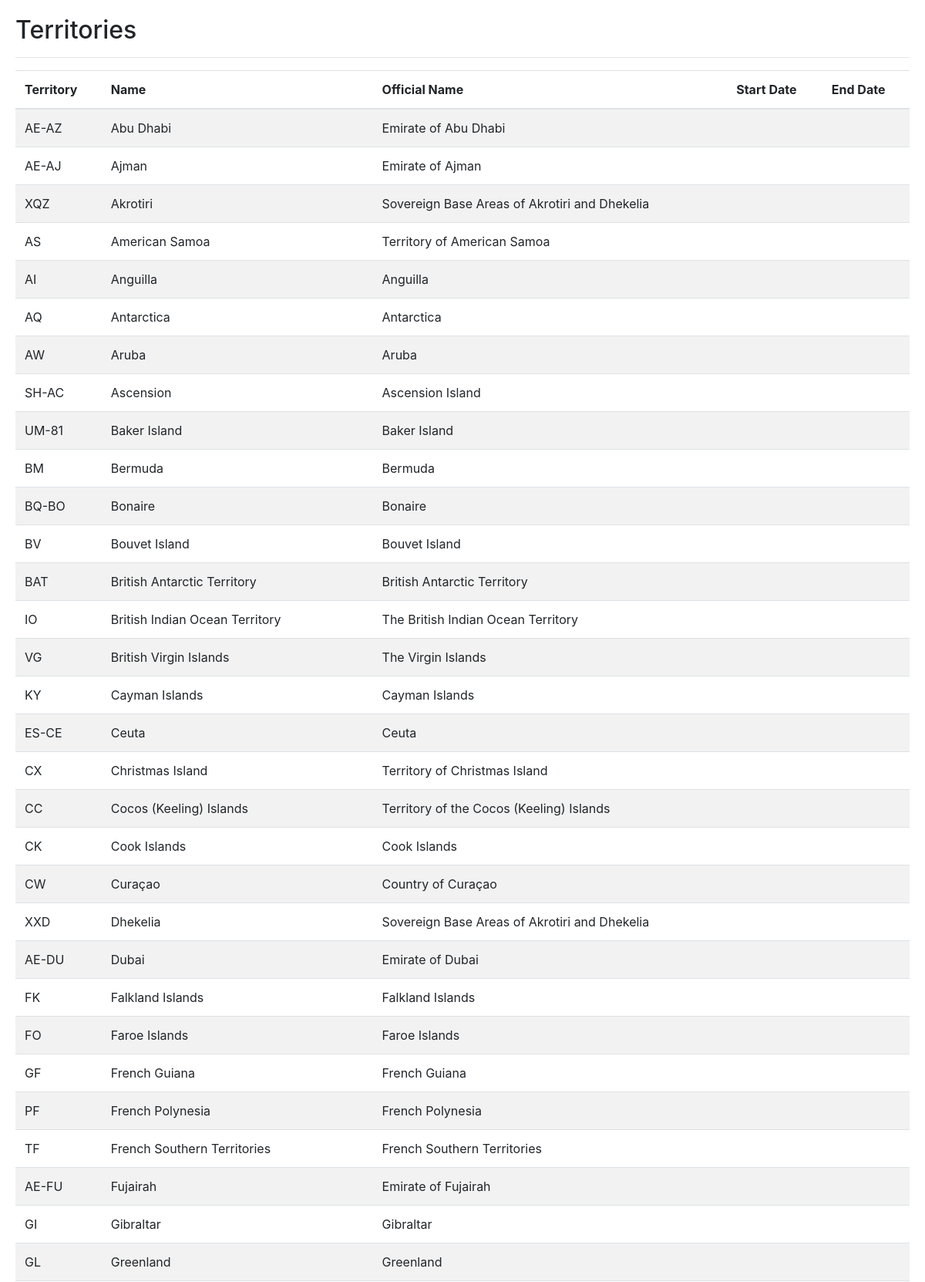
Page /territories/ (upper part) on the committed database.
### geography/models.py (models this page shows)
class BaseGeo(models.Model):
    start_date = models.DateField(null=True, help_text="The date a record first became relevant to a register.")
    end_date = models.DateField(null=True, help_text="The date a record stopped being applicable.")
    name = models.TextField(help_text="The commonly-used name of a record.")
    official_name = models.TextField(help_text="The official or technical name of a record.")
    class Meta:
        abstract = True

class Territory(BaseGeo):
    territory = models.TextField(
        primary_key=True,
        help_text=("The territory's ISO 3166-1 alpha3 code."
                   "Unique codes have been created for territories that don't have an existing ISO code."))

### geography/views.py (the view)
# urls.py: url('^territories/', TerritoryListView.as_view(), name='territories'),
class TerritoryListView(GeoBaseListView):
    title = "Territories"
    model = Territory
    template_name = "geography/territories.html"
    ordering = "name"
    header_order = ['territory', 'name', 'official_name', 'start_date', 'end_date']

### geography/templatetags/geo_tags.py (called while the page is built)
@register.filter
def getattribute(value, arg):
    if hasattr(value, str(arg)):
        return getattr(value, arg)

### geography/views.py (called while the page is built)
    def get_context_data(self, *args, **kwargs):
        context = super().get_context_data(*args, **kwargs)
        context.update({
            'field_map': self.get_field_map(),
            'title': self.title
        })
        return context

    def get_field_map(self):
        field_map = [(f.verbose_name.title(), f.name)
                     for f in self.model._meta.get_fields() if f.name in self.header_order]
        field_map = sorted(field_map, key=lambda x: self.header_order.index(x[1]))
        return field_map

### templates/geography/territories.html
{% extends "geography/base.html" %}

### templates/geography/base.html (shortened to what this page needs)
{% extends "base.html" %}
{% load static geo_tags %}
{% block content %}
<div class="section" style="margin: 20px;">
  <div class="section-header">
    <h2>{{ title }}</h2>
  </div>
  <hr class="divider"/>
  <div class="section-body">
    <table class="table table-striped">
      <thead>
        <tr>
          {% for verbose_name, _ in field_map %}
          <th scope="col">{{ verbose_name }}</th>
          {% endfor %}
        </tr>
      </thead>
      <tbody>
        {% for object in object_list %}
        <tr>
          {% for _, name in field_map %}
          <td>{{ object|getattribute:name|default_if_none:"" }}</td>
          {% endfor %}
        </tr>
        {% endfor %}
      </tbody>
  </div>
{% endblock %}

### templates/base.html (shortened to what this page needs)
{% load static %}<!DOCTYPE html>
<head>
<link href="{% static "vendors/bootstrap/bootstrap.min.css" %}" rel="stylesheet" type="text/css">
</head>
<body>
  <div id="app">
    <div id="content">
      {% block content %}
      {% endblock %}
    </div>
  </div>
</body>
</html>

### rows in the picture
Territory: field_map "AE-AZ" "Abu Dhabi" "Emirate of Abu Dhabi"
Territory: field_map "AE-AJ" "Ajman" "Emirate of Ajman"
Territory: field_map "XQZ" "Akrotiri" "Sovereign Base Areas of Akrotiri and Dhekelia"
Territory: field_map "AS" "American Samoa" "Territory of American Samoa"
Territory: field_map "AI" "Anguilla" "Anguilla"
Territory: field_map "AQ" "Antarctica" "Antarctica"
Territory: field_map "AW" "Aruba" "Aruba"
Territory: field_map "SH-AC" "Ascension" "Ascension Island"
Territory: field_map "UM-81" "Baker Island" "Baker Island"
Territory: field_map "BM" "Bermuda" "Bermuda"
Territory: field_map "BQ-BO" "Bonaire" "Bonaire"
Territory: field_map "BV" "Bouvet Island" "Bouvet Island"
Territory: field_map "BAT" "British Antarctic Territory" "British Antarctic Territory"
Territory: field_map "IO" "British Indian Ocean Territory" "The British Indian Ocean Territory"
Territory: field_map "VG" "British Virgin Islands" "The Virgin Islands"
Territory: field_map "KY" "Cayman Islands" "Cayman Islands"
Territory: field_map "ES-CE" "Ceuta" "Ceuta"
Territory: field_map "CX" "Christmas Island" "Territory of Christmas Island"
Territory: field_map "CC" "Cocos (Keeling) Islands" "Territory of the Cocos (Keeling) Islands"
Territory: field_map "CK" "Cook Islands" "Cook Islands"
Territory: field_map "CW" "Curaçao" "Country of Curaçao"
Territory: field_map "XXD" "Dhekelia" "Sovereign Base Areas of Akrotiri and Dhekelia"
Territory: field_map "AE-DU" "Dubai" "Emirate of Dubai"
Territory: field_map "FK" "Falkland Islands" "Falkland Islands"
Territory: field_map "FO" "Faroe Islands" "Faroe Islands"
Territory: field_map "GF" "French Guiana" "French Guiana"
Territory: field_map "PF" "French Polynesia" "French Polynesia"
Territory: field_map "TF" "French Southern Territories" "French Southern Territories"
Territory: field_map "AE-FU" "Fujairah" "Emirate of Fujairah"
Territory: field_map "GI" "Gibraltar" "Gibraltar"
Territory: field_map "GL" "Greenland" "Greenland"

### other values in the picture
{{ title }} "Territories"
{{ verbose_name }} "Territory" "Name" "Official Name" "Start Date" "End Date"
